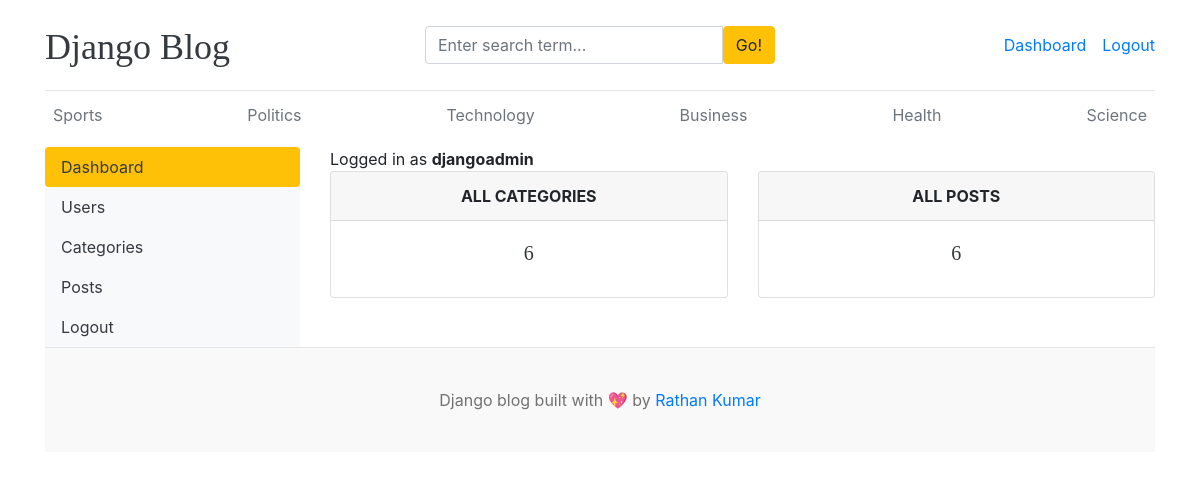
Page /dashboard/ (signed in) on the earlier database version.
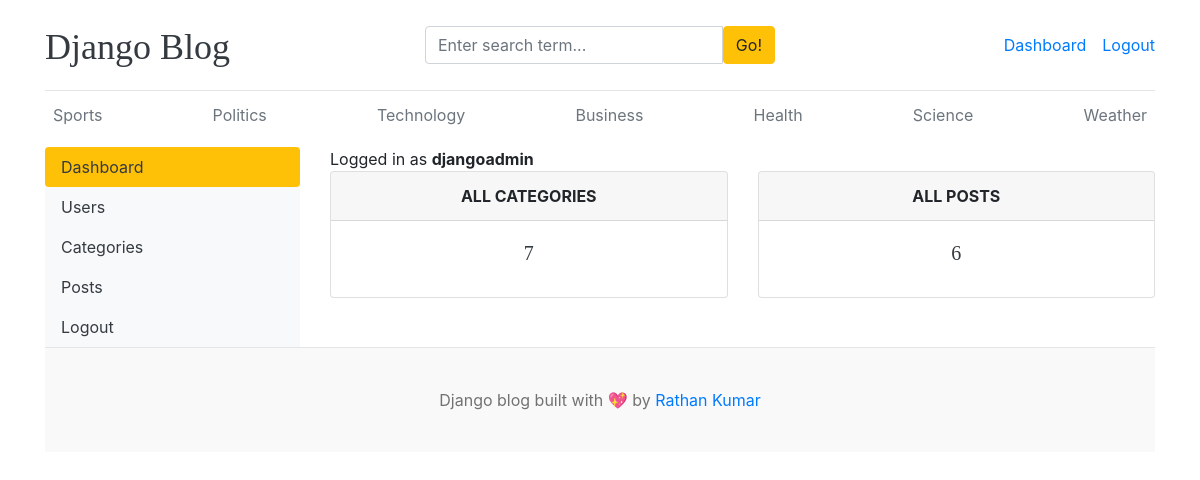
Same page on the later database version.
### blogs/models.py (models this page shows, shortened)
class Category(models.Model):
    category_name = models.CharField(max_length=50, unique=True)
    created_at = models.DateTimeField(auto_now_add=True)
    updated_at = models.DateTimeField(auto_now=True)
    class Meta:
        verbose_name_plural = 'categories'

### dashboards/views.py (the view)
# urls.py: path('dashboard/', include('dashboards.urls')),
@login_required(login_url='login')
def dashboard(request):
    category_count = Category.objects.all().count()
    blogs_count = Blog.objects.all().count()
    context = {
        'category_count': category_count,
        'blogs_count': blogs_count,
    }
    return render(request, 'dashboard/dashboard.html', context)

### blogs/context_processors.py (called while the page is built)
def get_categories(request):
    categories = Category.objects.all()
    return dict(categories=categories)

def get_social_links(request):
    social_links = SocialLink.objects.all()
    return dict(social_links=social_links)

### templates/dashboard/dashboard.html
{% extends 'base.html' %}
{% block content %}
<div class="row">
    {% include 'dashboard/sidebar.html' %}
    <div class="col-md-9">
        <span>Logged in as <b>{{ user }}</b></span>
        <div class="row">
            <div class="col">
                <div class="card border-default mb-3">
                    <div class="card-header text-center text-uppercase font-weight-bold">All Categories</div>
                    <div class="card-body text-dark">
                        <h5 class="card-title text-center">{{ category_count }}</h5>
                    </div>
                </div>
            </div>
            <div class="col">
                <div class="card border-default mb-3">
                    <div class="card-header text-center text-uppercase font-weight-bold">All posts</div>
                    <div class="card-body text-dark">
                        <h5 class="card-title text-center">{{ blogs_count }}</h5>
                    </div>
                </div>
            </div>
        </div>
    </div>
</div>
{% endblock %}

### templates/base.html (shortened to what this page needs)
{% load static %}
<!DOCTYPE html>
<html lang="en">
<head>
    <link href="https://getbootstrap.com/docs/4.0/dist/css/bootstrap.min.css" rel="stylesheet">
    <link href="{% static 'css/blog.css' %}" rel="stylesheet">
    <link rel="stylesheet" href="https://cdnjs.cloudflare.com/ajax/libs/font-awesome/4.7.0/css/font-awesome.min.css">
  </head>
<body>
    <div class="container">
      <header class="blog-header py-3">
        <div class="row flex-nowrap justify-content-between align-items-center">
          <div class="col-4 pt-1">
            <a class="blog-header-logo text-dark" href="/">Django Blog</a>
          </div>
          <div class="col-4">
            <form action="{% url 'search' %}" method="GET">
              <div class="input-group">
                <input class="form-control" type="text" name="keyword" value="{{ keyword }}" placeholder="Enter search term..." aria-label="Enter search term..." aria-describedby="button-search" />
                <button type="submit" class="btn btn-warning" id="button-search" type="button">Go!</button>
            </div>
            </form>
          </div>
          <div class="col-4 d-flex justify-content-end align-items-center">
            {% if not user.is_authenticated %}
            <a class="btn btn-sm btn-warning" href="{% url 'login' %}">Login</a> &nbsp;
            <a class="btn btn-sm btn-outline-secondary" href="{% url 'register' %}">Register</a>
            {% else %}
            <span><a href="{% url 'dashboard' %}">Dashboard</a></span>
            <span><a href="{% url 'logout' %}">Logout</a></span>
            {% endif %}
          </div>
        </div>
      </header>
      <div class="nav-scroller py-1 mb-2">
        <nav class="nav d-flex justify-content-between">
          {% for cat in categories %}
          <a class="p-2 text-muted" href="{% url 'posts_by_category' cat.id %}">{{ cat.category_name }}</a>
          {% endfor %}
        </nav>
      </div>
{% block content %}
{% endblock %}
<footer class="blog-footer">
    <p>Django blog built with 💖 by <a href="#">Rathan Kumar</a></p>
  </footer>
  </body>
  </html>

Differences in the rows shown:
added Category: category_name "Weather"
Other differences:
{{ category_count }}: "6" → "7"
